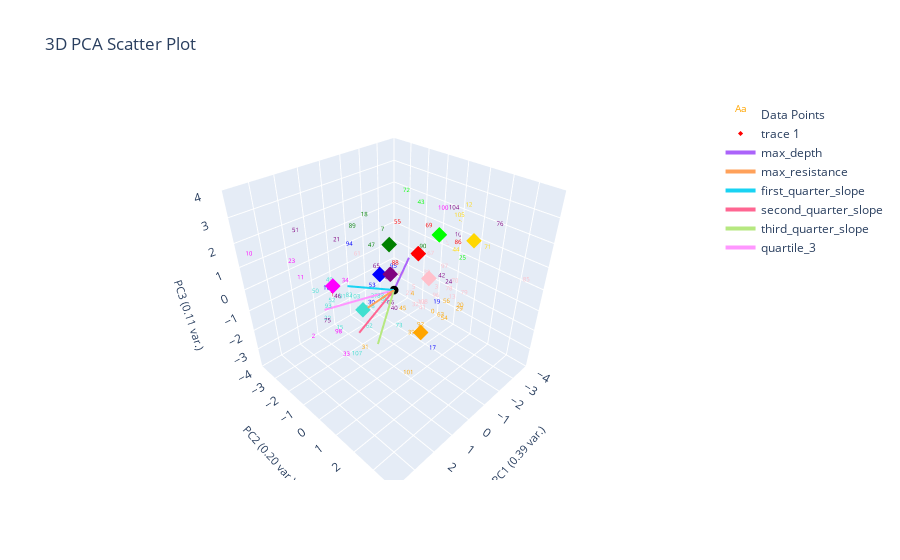

The notebook cell this image was saved under:
### Markdown cell above
# Plot Corrected Labeling

### Code cell
def correct_pseudo_ylabels_to_actual(pseudo_labeled_data:pd.DataFrame, actual_labeled_data:pd.DataFrame, ylabel_name, changed_ylabel_idxs):
    corrected_pseudo_labeled_data = pseudo_labeled_data.copy()
    corrected_pseudo_labeled_data.loc[changed_ylabel_idxs, f'pseudo_{ylabel_name}'] = actual_labeled_data[ylabel_name]
    corrected_pseudo_labeled_data.loc[changed_ylabel_idxs, f'pseudo_{ylabel_name}_nums'] = actual_labeled_data[f'{ylabel_name}_nums']
    return corrected_pseudo_labeled_data

corrected_pseudo_labeled_data = correct_pseudo_ylabels_to_actual(pseudo_labeled_data, marions_labeled_data, ylabel_name, changed_ylabel_idxs)

plotting.plot_clusters_seperately(corrected_pseudo_labeled_data[f'pseudo_{ylabel_name}_nums'], 
                                  curve_data, ylabel_name, cluster_category_names=list(ylabel_to_cluster_num.keys()), 
                                  pseudo_corrections=marions_labeled_data)
plotting.plot_pca(corrected_pseudo_labeled_data, corrected_pseudo_labeled_data[f'pseudo_{ylabel_name}_nums'], graph_title="Clustering Corrected Pseudo Labeled Data", num_pc=3, ylabel_name=ylabel_name, centroids=label_centroids)
plotting.pca_analysis(clustering_features)

### Figure 1 — Plotly figure (JSON) as saved in the notebook; plotly's stock layout.template omitted (floating-point values rounded to 4 significant figures)
{"data": [{"mode": "text", "name": "Data Points", "text": ["0", "1", "2", "3", "4", "5", "6", "7", "8", "9", "10", "11", "12", "13", "14", "15", "16", "17", "18", "19", "20", "21", "22", "23", "24", "25", "26", "27", "28", "29", "30", "31", "32", "33", "34", "35", "36", "37", "38", "39", "40", "41", "42", "43", "44", "45", "46", "47", "48", "49", "50", "51", "52", "53", "54", "55", "56", "57", "58", "59", "60", "61", "62", "63", "64", "65", "66", "67", "68", "69", "70", "71", "72", "73", "74", "75", "76", "77", "78", "79", "80", "81", "82", "83", "84", "85", "86", "87", "88", "89", "90", "91", "92", "93", "94", "95", "96", "97", "98", "99", "100", "101", "102", "103", "104", "105", "106", "107", "108", "109"], "textfont": {"color": ["orange", "red", "magenta", "pink", "orange", "pink", "magenta", "green", "turquoise", "orange", "magenta", "magenta", "gold", "pink", "pink", "turquoise", "blue", "blue", "green", "blue", "orange", "purple", "turquoise", "magenta", "purple", "lime", "purple", "pink", "turquoise", "orange", "blue", "orange", "pink", "magenta", "magenta", "red", "purple", "turquoise", "pink", "orange", "purple", "pink", "purple", "lime", "gold", "orange", "purple", "green", "gold", "turquoise", "turquoise", "purple", "turquoise", "blue", "orange", "red", "orange", "pink", "turquoise", "turquoise", "turquoise", "pink", "turquoise", "orange", "blue", "purple", "purple", "pink", "magenta", "red", "pink", "gold", "lime", "turquoise", "red", "purple", "purple", "turquoise", "pink", "pink", "pink", "purple", "turquoise", "turquoise", "magenta", "pink", "red", "pink", "red", "green", "green", "turquoise", "orange", "turquoise", "blue", "blue", "pink", "pink", "magenta", "magenta", "magenta", "orange", "purple", "turquoise", "purple", "gold", "magenta", "turquoise", "pink", "purple"], "size": 6}, "type": "scatter3d", "x": [-0.3951, 1.594, 3.97, -1.047, 0.01266, -1.36, 7.305, -1.495, 0.4472, -2.047, 3.834, 2.552, -1.69, -1.617, -1.602, 3.049, 1.641, 1.152, -0.8075, -1.197, -1.139, 2.567, 2.524, 2.259, -2.782, -1.01, 0.1137, -0.82, 0.0736, -1.183, -0.1148, 2.891, -1.061, 3.466, 1.983, -1.179, -0.8482, 0.04147, -2.99, 0.4876, 0.1589, -1.581, -0.6295, -3.608, -2.04, 0.1457, 1.606, -0.755, -3.928, 1.536, 2.204, 2.213, 1.792, -0.4865, -0.3669, -2.038, -0.9684, -3.922, 0.6271, 0.5177, -0.2925, -0.3158, 1.501, -0.4442, -0.531, -1.905, 0.3991, -1.498, 6.444, -3.19, -1.776, -2.517, -0.8711, 0.5442, -3.905, 3.266, -3.104, 1.737, -2.906, -2.279, -4.513, 0.293, 0.8697, 0.6785, 4.176, -2.77, -2.507, -2.297, -1.404, 0.154, -2.491, 1.511, 0.569, 2.508, 0.8911, -1.943, -2.24, -3.081, 3.203, 4.447, -0.6885, 2.236, 5.11, 1.879, -2.037, -1.725, 7.469, 2.63, -1.474, -3.868], "y": [1.632, -1.844, 0.2656, 1.214, 0.9637, -0.2168, -0.05865, -2.168, -0.7372, 4.201, -3.443, -2.377, 1.859, 1.569, 0.06274, 0.4999, -2.063, 2.972, -2.479, 1.165, 2.304, 0.03677, -0.9372, -3.322, 0.4755, 2.286, -0.1827, 0.03562, -0.5536, 2.254, -1.46, 1.532, 0.1712, 1.286, -0.4084, -0.03902, -1.004, -1.097, -0.9211, 1.391, 0.1616, 0.07484, 1.746, -1.972, 1.236, 0.6079, -1.457, -2.067, 0.03957, -1.989, -2.014, -2.84, -1.589, -1.793, 2.211, -1.836, 1.796, -0.5064, -1.307, 0.004962, -1.059, -2.488, 0.1989, 1.973, -4.891, -3.052, 0.2179, 0.4725, -0.03207, -1.108, 1.51, 2.265, -0.2603, 0.808, 0.8429, 0.1256, 2.298, 0.2635, 0.4266, 1.645, -2.509, -0.02546, -1.685, -0.03226, 2.982, 3.873, 0.9612, -1.858, -1.337, -2.104, -0.7916, -1.306, 1.895, -0.8397, -1.424, -1.985, 0.2686, -0.039, 0.6071, -0.5039, 1.569, 2.876, 2.341, -0.0533, 0.997, 1.483, 4.073, 0.7896, 0.2052, 0.04283], "z": [-0.7089, -0.7076, -0.02764, -0.1313, -0.01319, -1.021, 0.4477, 0.8481, -1.317, 0.7351, 1.429, 0.3028, 3.253, -0.7191, -1.818, -0.07882, -0.4846, -0.6204, 1.659, -0.9505, -0.4555, 2.913, -0.8304, 0.4611, -1.13, 1.65, -0.5835, -0.9261, -1.019, -0.6741, -1.83, -0.3919, -1.556, -0.4754, 0.8601, 0.7106, -0.3343, -1.218, -1.416, -1.342, -1.075, -2.066, 0.844, 1.42, 1.085, -0.8355, -0.5871, 0.4416, 1.178, -0.1177, -0.322, 1.977, -0.7571, -1.3, -0.6763, 1.114, -0.4549, -0.113, -1.695, -0.6051, -0.3332, 0.03892, -1.132, -0.6949, 4.052, -1.577, -0.6343, 0.8289, 0.6449, 0.7823, -0.07069, 1.433, 3.37, -1.323, 0.6043, 0.1269, 2.162, -0.107, -1.573, -0.8194, -0.6245, 0.3528, -1.043, -0.312, 0.3348, 0.6638, 1.102, -1.629, -0.3818, 1.65, 0.1864, -0.5701, -0.6034, -0.221, 1.448, -1.097, -1.666, -0.7282, -0.09281, 0.8264, 3.388, -1.053, 0.2509, 0.2949, 2.731, 2.725, 0.8149, -1.364, -1.63, 0.5253]}, {"marker": {"color": ["red", "gold", "blue", "green", "purple", "pink", "turquoise", "orange", "lime", "magenta"], "size": 4, "symbol": "diamond"}, "mode": "markers", "type": "scatter3d", "x": [-1.871, -3.223, -0.1756, -1.168, 0.01982, -1.838, 1.498, 0.569, -2.309, 2.573], "y": [-0.5037, 1.152, -0.9604, -1.448, -0.1852, 0.1395, -0.09839, 1.895, 0.157, -0.312], "z": [0.6009, 1.306, 0.1798, 0.9183, 0.6416, -0.2714, -0.173, -0.6034, 1.535, 1.299]}, {"marker": {"color": "black", "size": 3}, "mode": "markers", "name": "Origin", "showlegend": false, "type": "scatter3d", "x": [0], "y": [0], "z": [0]}, {"line": {"width": 4}, "mode": "lines+text", "name": "max_depth", "textposition": "top center", "type": "scatter3d", "x": [0, -2.329], "y": [0, -1.423], "z": [0, -0.1887]}, {"line": {"width": 4}, "mode": "lines+text", "name": "max_resistance", "textposition": "top center", "type": "scatter3d", "x": [0, 2.124], "y": [0, 0.9001], "z": [0, 0.7966]}, {"line": {"width": 4}, "mode": "lines+text", "name": "first_quarter_slope", "textposition": "top center", "type": "scatter3d", "x": [0, 2.36], "y": [0, 0.2075], "z": [0, 1.439]}, {"line": {"width": 4}, "mode": "lines+text", "name": "second_quarter_slope", "textposition": "top center", "type": "scatter3d", "x": [0, 2.385], "y": [0, 0.7026], "z": [0, -0.2479]}, {"line": {"width": 4}, "mode": "lines+text", "name": "third_quarter_slope", "textposition": "top center", "type": "scatter3d", "x": [0, 2.161], "y": [0, 1.391], "z": [0, -0.4658]}, {"line": {"width": 4}, "mode": "lines+text", "name": "quartile_3", "textposition": "top center", "type": "scatter3d", "x": [0, 2.539], "y": [0, -0.9878], "z": [0, -0.09912]}], "layout": {"autosize": true, "scene": {"aspectmode": "cube", "xaxis": {"range": [-4, 4], "title": {"font": {"size": 11}, "text": "PC1 (0.39 var.)"}}, "yaxis": {"range": [-4, 4], "title": {"font": {"size": 11}, "text": "PC2 (0.20 var.)"}}, "zaxis": {"range": [-4, 4], "title": {"font": {"size": 11}, "text": "PC3 (0.11 var.)"}}}, "title": {"text": "3D PCA Scatter Plot"}}}
